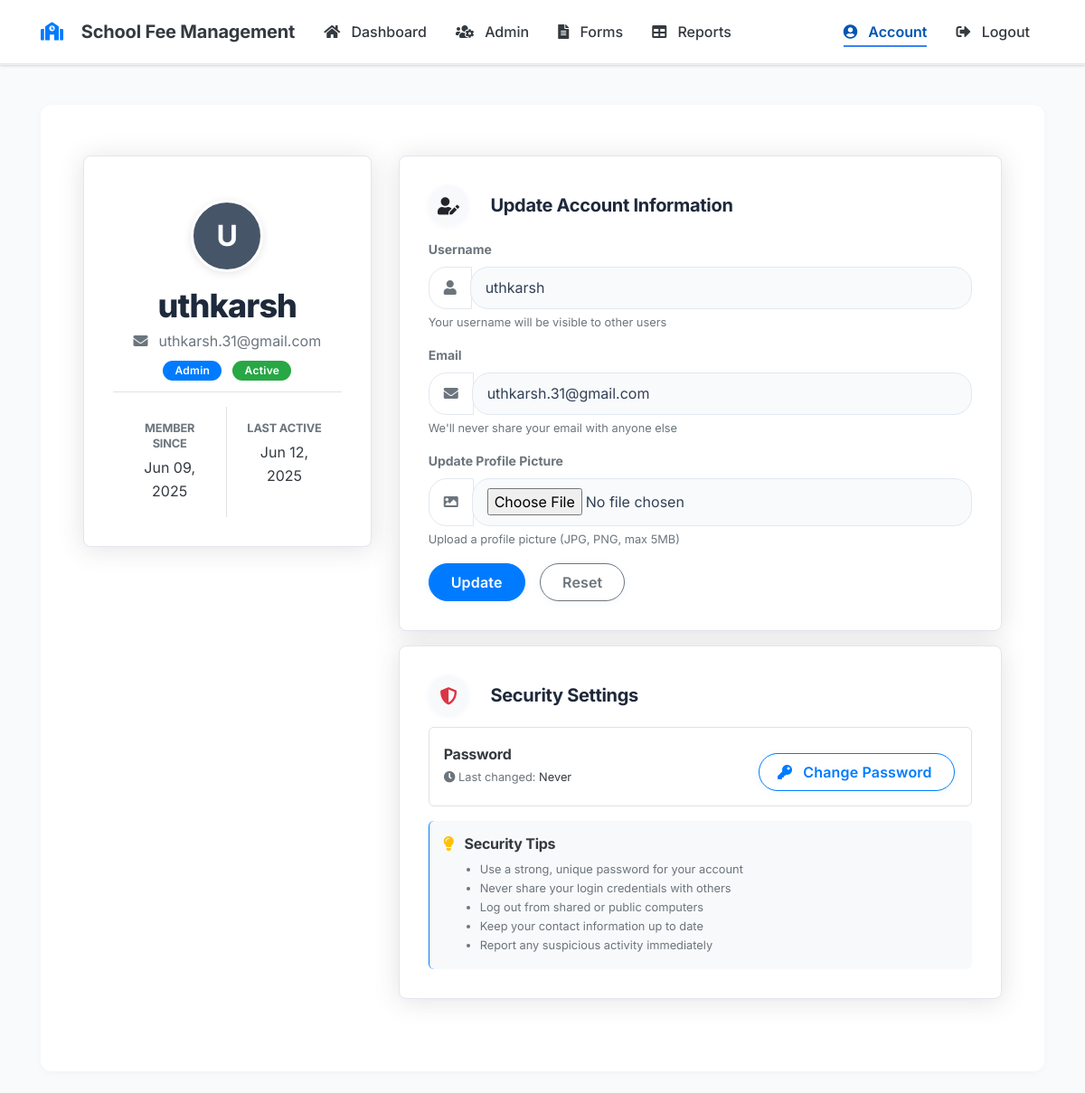
The page /account (signed in) on the database as committed earlier.
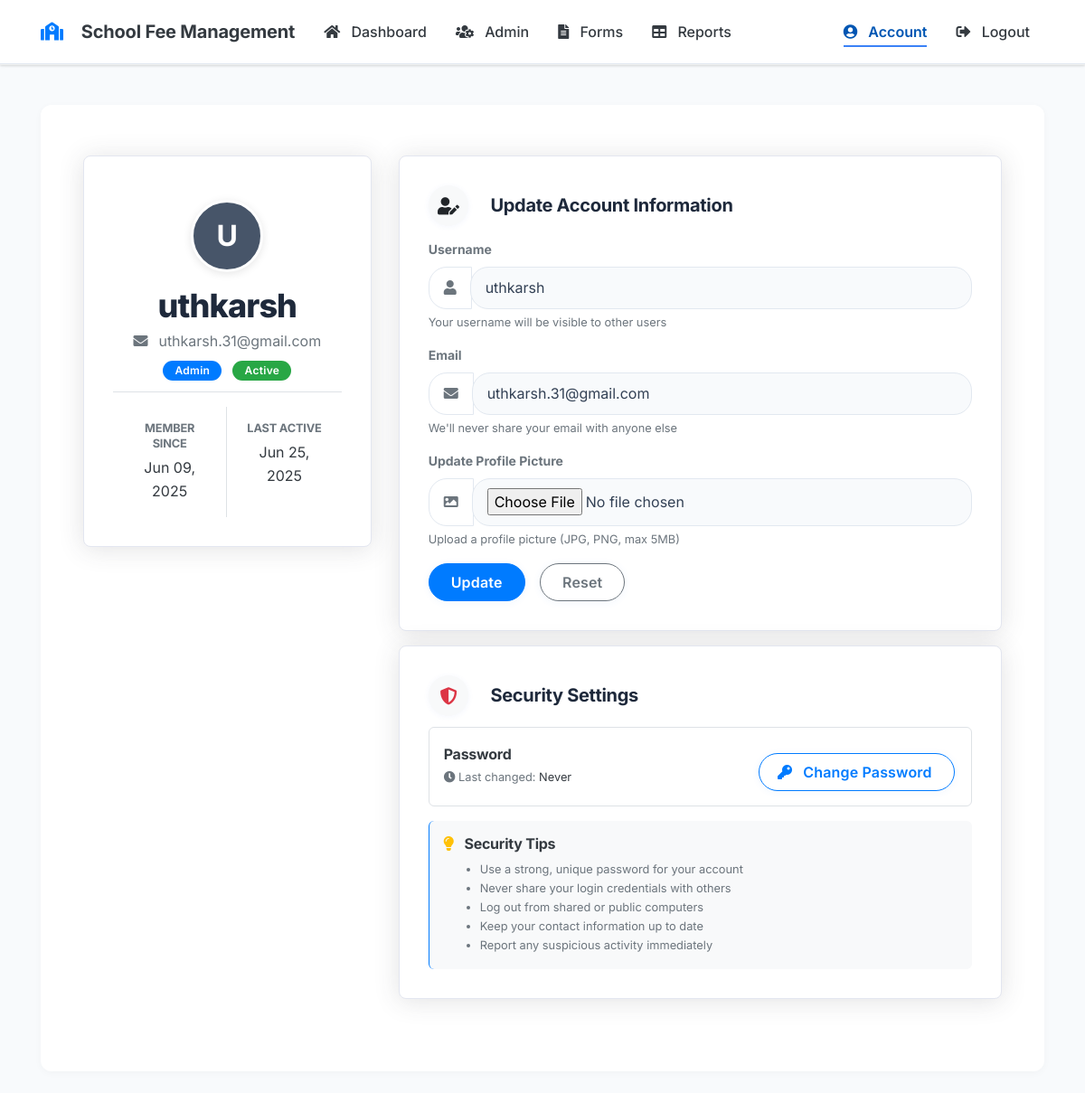
The same page on the database as committed later.
### school/models.py (models this page shows, shortened)
class User(db.Model, UserMixin):
    __tablename__ = "users"
    id = db.Column(db.Integer, primary_key=True)
    username = db.Column(db.String(20), unique=True, nullable=False)
    email = db.Column(db.String(120), unique=True, nullable=False)
    user_role = db.Column(db.String(20), nullable=False)
    password = db.Column(db.String(60), nullable=False)
    is_approved = db.Column(db.Boolean, default=False)
    last_login = db.Column(db.DateTime, nullable=True)
    failed_login_attempts = db.Column(db.Integer, default=0)
    account_locked_until = db.Column(db.DateTime, nullable=True)
    created_at = db.Column(db.DateTime, default=datetime.utcnow)
    __table_args__ = (
        Index("ix_users_username", "username"),
        Index("ix_users_email", "email"),
        Index("ix_users_user_role", "user_role"),
    )

### school/routes.py (the view)
@user_bp.route("/account", methods=["GET", "POST"])
@login_required
def account():
    form = UpdateAccountForm()
    if form.validate_on_submit():
        try:
            with transaction_context():
                old_username = current_user.username
                current_user.username = form.username.data
                current_user.email = form.email.data
                if form.picture.data:
                    picture_file = save_profile_picture(form.picture.data)
                    if picture_file:
                        current_user.image_file = picture_file
            log_activity('updated', 'User', current_user.id, f"User profile updated: {old_username} → {current_user.username}")
            flash('Your account has been updated!', 'success')
            return redirect(url_for('user_bp.account'))
        except Exception as e:
            log_exception(e, "Error updating account")
            flash('An error occurred while updating your account. Please try again.', 'danger')
    elif request.method == 'GET':
        form.username.data = current_user.username
        form.email.data = current_user.email
    return render_template('account.html', title='Account', form=form)

### school/__init__.py (called while the page is built)
def _configure_security(app, is_production):
    app.config["SECRET_KEY"] = os.getenv("SECRET_KEY")
    if not app.config["SECRET_KEY"]:
        app.config["SECRET_KEY"] = secrets.token_hex(32)
        logger.warning(
            "Using a randomly generated secret key. "
            "For production, set SECRET_KEY in environment variables."
        )
    app.config["WTF_CSRF_ENABLED"] = True
    app.config["WTF_CSRF_TIME_LIMIT"] = 3600  # 1 hour
    @app.after_request
    def add_security_headers(response):
        response.headers["X-Content-Type-Options"] = "nosniff"
        response.headers["X-Frame-Options"] = "SAMEORIGIN"
        response.headers["X-XSS-Protection"] = "1; mode=block"
        if is_production:
            response.headers["Strict-Transport-Security"] = "max-age=31536000; includeSubDomains"
        return response

### school/models.py (called while the page is built)
@login_manager.user_loader
def load_user(user_id: str) -> Optional["User"]:
    try:
        return User.query.get(int(user_id))
    except (ValueError, TypeError) as e:
        logger.error(f"Invalid user_id format: {user_id}, error: {e}")
        return None

### school/templates/account.html (shortened to what the changed rows need)
{% extends "layout.html" %}
{% block content %}
<div class="container py-4">
    <div class="row">
        <div class="col-lg-4 mb-4">
            <div class="content-section">
                <div class="text-center pt-3">
                    <div class="mb-4">
                        <div class="account-img mx-auto bg-steel text-white d-flex justify-content-center align-items-center" aria-hidden="true">
                            {{ current_user.username[0]|upper }}
                        </div>
                    </div>
                    <h1 class="h3 account-heading mb-1">{{ current_user.username }}</h1>
                    <p class="text-secondary mb-2">
                        <i class="fas fa-envelope me-2" aria-hidden="true"></i>{{ current_user.email }}
                    </p>
                    <div class="d-flex justify-content-center mb-3">
                        <span class="badge badge-primary me-2">{{ current_user.user_role }}</span>
                        <span class="badge badge-success">Active</span>
                    </div>
                    <div class="border-top pt-3 mt-2">
                        <div class="row no-gutters">
                            <div class="col-6 border-right pe-2">
                                <div class="p-3">
                                    <h6 class="text-secondary text-uppercase small fw-bold mb-1">Member Since</h6>
                                    <p class="text-dark mb-0">{{ current_user.created_at.strftime('%b %d, %Y') if current_user.created_at else 'N/A' }}</p>
                                </div>
                            </div>
                            <div class="col-6 ps-2">
                                <div class="p-3">
                                    <h6 class="text-secondary text-uppercase small fw-bold mb-1">Last Active</h6>
                                    <p class="text-dark mb-0">{{ current_user.last_login.strftime('%b %d, %Y') if current_user.last_login else 'N/A' }}</p>
                                </div>
                            </div>
                        </div>
                    </div>
                </div>
            </div>
        </div>
        <div class="col-lg-8">
            <div class="content-section mb-4">
                <div class="d-flex align-items-center mb-3">
                    <h2 class="h5 mb-0 fw-bold">Update Account Information</h2>
                </div>
                <form method="POST" action="{{ url_for('user_bp.account') }}" enctype="multipart/form-data">
                    <div class="form-group mb-3">
                        <div class="input-group">
                            <div class="input-group-prepend">
                                <span class="input-group-text bg-white border-end-0 text-secondary" aria-hidden="true">
                                </span>
                            </div>
                            {% if form.username.errors %}
                                {{ form.username(class="form-control is-invalid border-start-0", id="username-input", aria_describedby="username-feedback") }}
                                <div class="invalid-feedback" id="username-feedback" role="alert">
                                    {% for error in form.username.errors %}
                                        <span>{{ error }}</span>
                                    {% endfor %}
                                </div>
                            {% else %}
                                {{ form.username(class="form-control border-start-0", id="username-input", aria_describedby="username-help") }}
                            {% endif %}
                        </div>
                    </div>
                    <div class="form-group mb-3">
                        <div class="input-group">
                            <div class="input-group-prepend">
                                <span class="input-group-text bg-white border-end-0 text-secondary" aria-hidden="true">
                                </span>
                            </div>
                            {% if form.email.errors %}
                                {{ form.email(class="form-control is-invalid border-start-0", id="email-input", aria_describedby="email-feedback") }}
                                <div class="invalid-feedback" id="email-feedback" role="alert">
                                    {% for error in form.email.errors %}
                                        <span>{{ error }}</span>
                                    {% endfor %}
                                </div>
                            {% else %}
                                {{ form.email(class="form-control border-start-0", id="email-input", aria_describedby="email-help") }}
                            {% endif %}
                        </div>
                    </div>
                </form>
            </div>
            <div class="content-section">
                <div class="d-flex align-items-center mb-3">
                    <h2 class="h5 mb-0 fw-bold">Security Settings</h2>
                </div>
            </div>
        </div>
    </div>
</div>
{% endblock content %}

Rows that differ between the two databases and show on the page:
changed User "uthkarsh": last_login "Jun 12, 2025" → "Jun 25, 2025"
